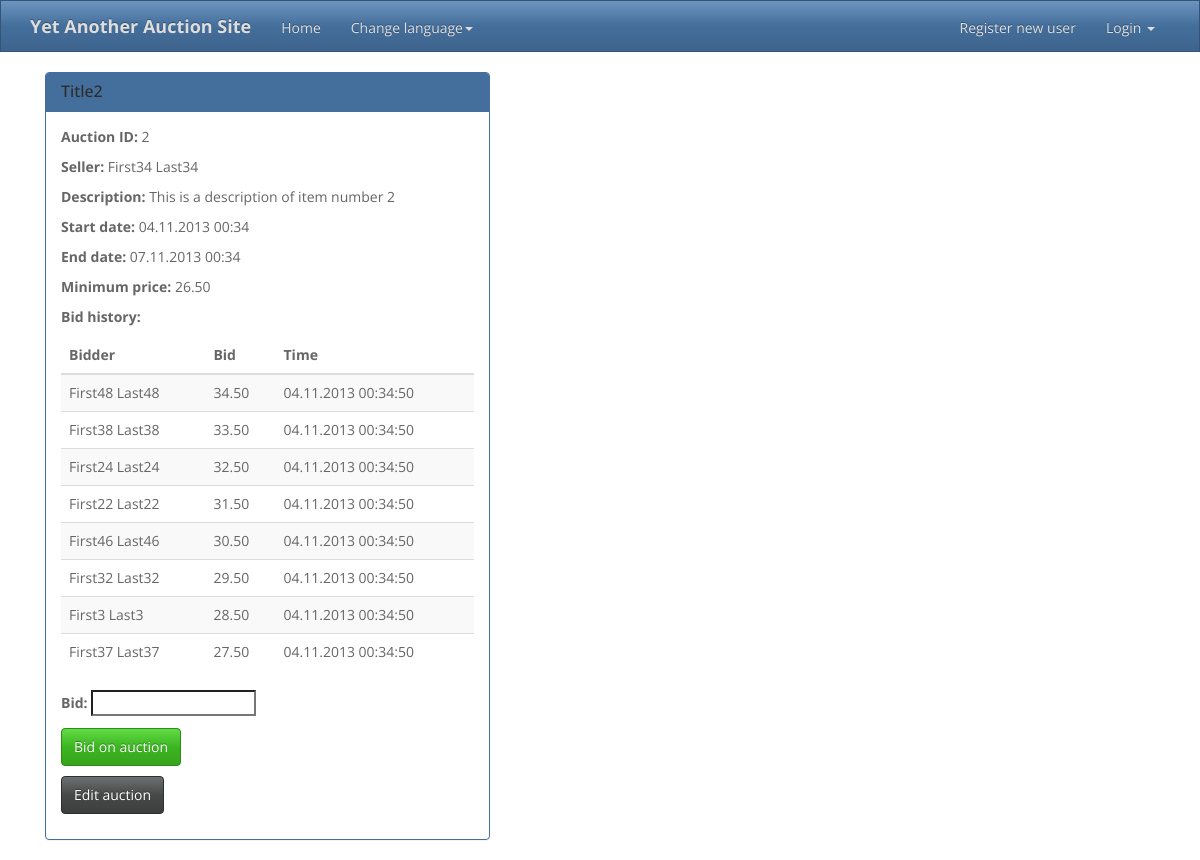
Before: /YAAS/auction/2/ with the older database file.
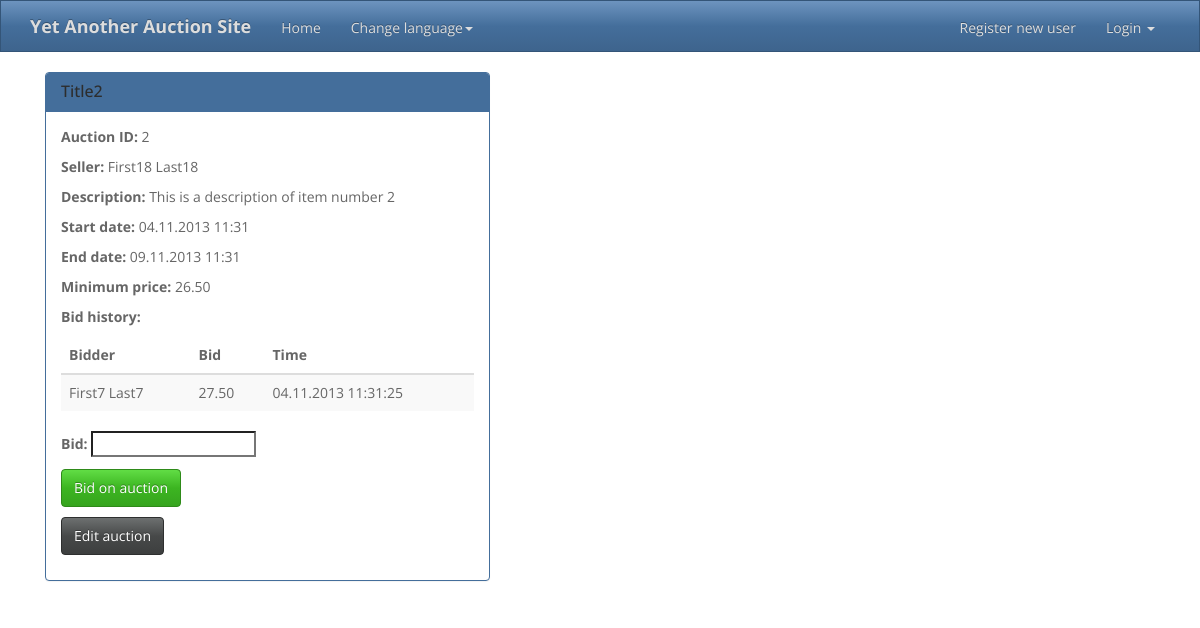
After: the same page with the newer database file.
### YAAS_app/models.py (models this page shows, shortened)
class Auction(models.Model):
    id = models.AutoField(primary_key=True)
    seller = models.ForeignKey(User, related_name='seller')
    title = models.CharField(max_length=30)
    description = models.TextField()
    start_date = models.DateTimeField(auto_now_add=True)
    updated_date = models.DateTimeField(auto_now=True)
    end_date = models.DateTimeField()
    minimum_price = models.DecimalField(max_digits=16, decimal_places=2)
    active = models.BooleanField(default=True)
    banned = models.BooleanField(default=False)
    winner = models.ForeignKey(User, related_name='winner', null=True, blank=True)
    @classmethod
    def getActiveById(cls, auction_id):
        try:
            a = cls.objects.get(id=auction_id)
        except ObjectDoesNotExist:
            a = None
        if a and a.active and not a.banned:
            return a
        else:
            return None
    def getBidHistory(self):
        bids = Bid.getBidsForAuction(self)
        return bids

class Bid(models.Model):
    id = models.AutoField(primary_key=True)
    auction = models.ForeignKey(Auction)
    bidder = models.ForeignKey(User)
    bid = models.DecimalField(max_digits=16, decimal_places=2)
    timestamp = models.DateTimeField(auto_now_add=True)
    @classmethod
    def getBidsForAuction(cls, auction):
        bids = cls.objects.filter(auction=auction).order_by("-timestamp")
        return bids

### YAAS_app/views.py (the view)
def view_auction(request, id):
    auction = Auction.getActiveById(id)
    if auction:
        template = "view_auction.html"
        context = {"auction": auction, "bid_history": auction.getBidHistory(),
                   "bid_form": BidForm(initial={"updated": auction.updated_date})}
        return render_to_response(template, context, context_instance=RequestContext(request))
    else:
        template = "message.html"
        context = {"message": "Auction not found"}
        return render_to_response(template, context, context_instance=RequestContext(request))

### YAAS_app/forms.py
class BidForm(forms.ModelForm):
    class Meta:
        model = Bid
        fields = ('bid',)
    updated = forms.DateTimeField(widget=forms.HiddenInput, required=False)

### templates/view_auction.html (shortened to what this page needs)
{% extends "base.html" %}
{% block content %}
    <div class="col-md-5">
        <div class="panel panel-primary">
            <div class="panel-heading">
                <h3 class="panel-title">{{ auction.title }}</h3>
            </div>
            <div class="panel-body">
                <p><b>Auction ID:</b> {{ auction.id }}</p>
                <p><b>Seller:</b> {{ auction.seller.get_full_name }}</p>
                <p><b>Description:</b> {{ auction.description }}</p>
                <p><b>Start date:</b> {{ auction.start_date|date:"d.m.Y H:i" }}</p>
                <p><b>End date:</b> {{ auction.end_date|date:"d.m.Y H:i" }}</p>
                <p><b>Minimum price:</b> {{ auction.minimum_price|floatformat:2 }}</p>
                <p><b>Bid history:</b> </p>
                <table class="table table-striped table-hover">
                    <thead>
                    <tr>
                        <th>Bidder</th>
                        <th>Bid</th>
                        <th>Time</th>
                    </tr>
                    </thead>
                    <tbody>
                        {% for b in bid_history %}
                        <tr>
                            <td>{{ b.bidder.get_full_name }}</td>
                            <td>{{ b.bid|floatformat:2 }}</td>
                            <td>{{ b.timestamp|date:"d.m.Y H:i:s" }}</td>
                        </tr>
                        {% endfor %}
                    </tbody>
                </table>
                <form class="form-horizontal" action="/YAAS/auction/{{ auction.id }}/bid/" method="post">
                    {{ bid_form.as_p }}
                    <p><input type="submit" class="btn btn-success" value="Bid on auction"/></p>
                </form>
                <p>
                    <a href="/YAAS/auction/{{ auction.id }}/edit/" class="btn btn-default">Edit auction</a>
                </p>
            </div>
        </div>
    </div>
{% endblock %}

Changed rows visible on the page:
no longer on this page (row edited): Bid: bidder.get_full_name "First48 Last48", bid "34.50", timestamp "04.11.2013 00:34:50"
no longer on this page (row edited): Bid: bidder.get_full_name "First38 Last38", bid "33.50", timestamp "04.11.2013 00:34:50"
no longer on this page (row edited): Bid: bidder.get_full_name "First24 Last24", bid "32.50", timestamp "04.11.2013 00:34:50"
no longer on this page (row edited): Bid: bidder.get_full_name "First22 Last22", bid "31.50", timestamp "04.11.2013 00:34:50"
no longer on this page (row edited): Bid: bidder.get_full_name "First32 Last32", bid "29.50", timestamp "04.11.2013 00:34:50"
no longer on this page (row edited): Bid: bidder.get_full_name "First3 Last3", bid "28.50", timestamp "04.11.2013 00:34:50"
no longer on this page (row edited): Bid: bidder.get_full_name "First37 Last37", bid "27.50", timestamp "04.11.2013 00:34:50"
changed Auction "Title2": seller.get_full_name "First34 Last34" → "First18 Last18"; start_date "04.11.2013 00:34" → "04.11.2013 11:31"; end_date "07.11.2013 00:34" → "09.11.2013 11:31"
changed Bid: bidder.get_full_name "First46 Last46" → "First7 Last7"; bid "30.50" → "27.50"; timestamp "04.11.2013 00:34:50" → "04.11.2013 11:31:25"
